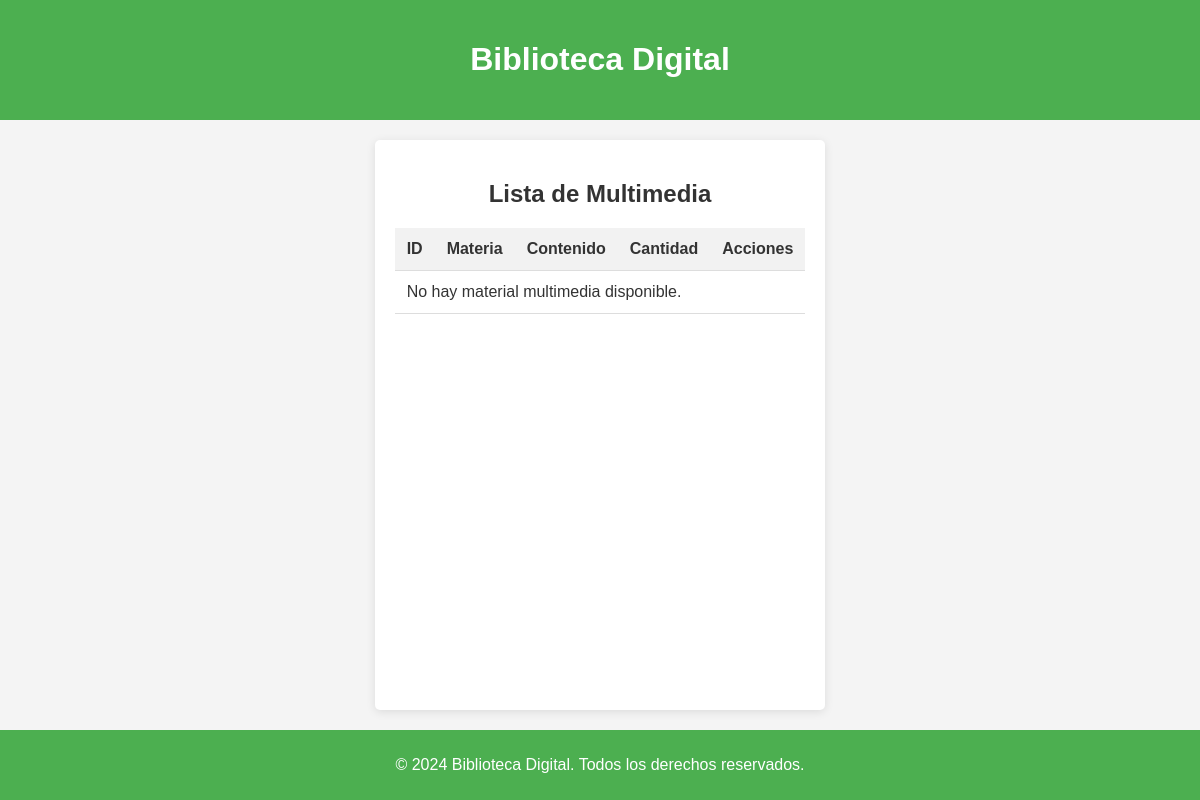
The page /libros/multimedia/ on the database as committed earlier.
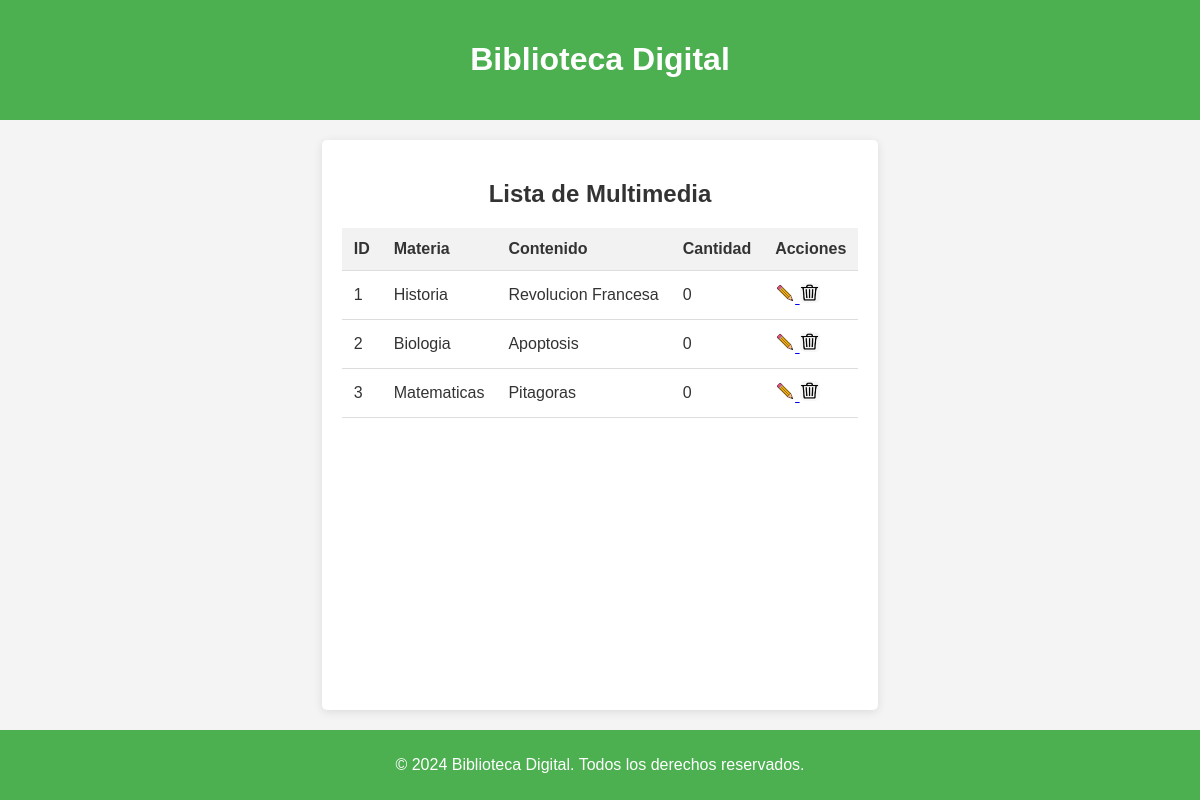
The same page on the database as committed later.
### libros/models.py (models this page shows, shortened)
class Inventario(models.Model):
    id_inventario = models.AutoField(primary_key=True)
    estado = models.CharField(max_length=255, null=True, default="Disponible")
    motivo_baja = models.CharField(max_length=255, null=True)
    descripcion = models.TextField(null=True)
    num_ejemplar = models.IntegerField(null=True)
    imagen_rota = models.ImageField(
        upload_to='imagenes_rota/', null=True, blank=True)  # Nuevo campo

class Multimedia(Inventario):
    id_multi = models.AutoField(primary_key=True)  # Cambia IntegerField a AutoField
    materia = models.CharField(max_length=255)
    contenido = models.CharField(max_length=255)

class Inventario(models.Model):
    id_inventario = models.AutoField(primary_key=True)
    estado = models.CharField(max_length=255, null=True, default="Disponible")
    motivo_baja = models.CharField(max_length=255, null=True)
    descripcion = models.TextField(null=True)
    num_ejemplar = models.IntegerField(null=True)
    imagen_rota = models.ImageField(
        upload_to='imagenes_rota/', null=True, blank=True)  # Nuevo campo

### libros/views.py (the view)
# urls.py: path('multimedia/', views.multimedia_view, name='multimedia'),
def multimedia_view(request):
    multimedia = Multimedia.objects.filter(estado='Disponible')
    return render(request, 'libros/multimedia.html', {'multimedia': multimedia})

### libros/templates/libros/multimedia.html (shortened to what this page needs)
<!DOCTYPE html>
<html lang="es">
<head>
    {% load static %}
    <link rel="stylesheet" href="{% static 'libros/css/styles.css' %}">
</head>
<body>
    <header>
        <h1>Biblioteca Digital</h1>
    </header>
    <main>
        <h2>Lista de Multimedia</h2>
        <table>
            <thead>
                <tr>
                    <th>ID</th>
                    <th>Materia</th>
                    <th>Contenido</th>
                    <th>Cantidad</th>
                    <th>Acciones</th>
                </tr>
            </thead>
            <tbody>
                {% for multi in multimedia %}
                <tr>
                    <td>{{ multi.id_multi }}</td>
                    <td>{{ multi.materia }}</td>
                    <td>{{ multi.contenido }}</td>
                    <td>{{ multi.num_ejemplar }}</td>
                    <td>
                        <a href="{% url 'editar_multimedia' multi.id_multi %}">
                            <img src="{% static 'libros/img/lapiz.png' %}" alt="Editar"
                                style="cursor: pointer; width: 20px; height: 20px;">
                        </a>
                        <img src="{% static 'libros/img/trash.png' %}" alt="Eliminar"
                            onclick="abrirModal({{ multi.id_multi }})"
                            style="cursor: pointer; width: 20px; height: 20px;">
                    </td>
                </tr>
                {% empty %}
                <tr>
                    <td colspan="6">No hay material multimedia disponible.</td>
                </tr>
                {% endfor %}
            </tbody>
        </table>
    </main>
    <footer>
        <p>&copy; 2024 Biblioteca Digital. Todos los derechos reservados.</p>
    </footer>
</body>
</html>

Rows that differ between the two databases and show on the page:
added Multimedia: id_multi "1", materia "Historia", contenido "Revolucion Francesa", num_ejemplar "0"
added Multimedia: id_multi "2", materia "Biologia", contenido "Apoptosis", num_ejemplar "0"
added Multimedia: id_multi "3", materia "Matematicas", contenido "Pitagoras", num_ejemplar "0"
Other text that changed with them:
text no longer shown: "No hay material multimedia disponible."
